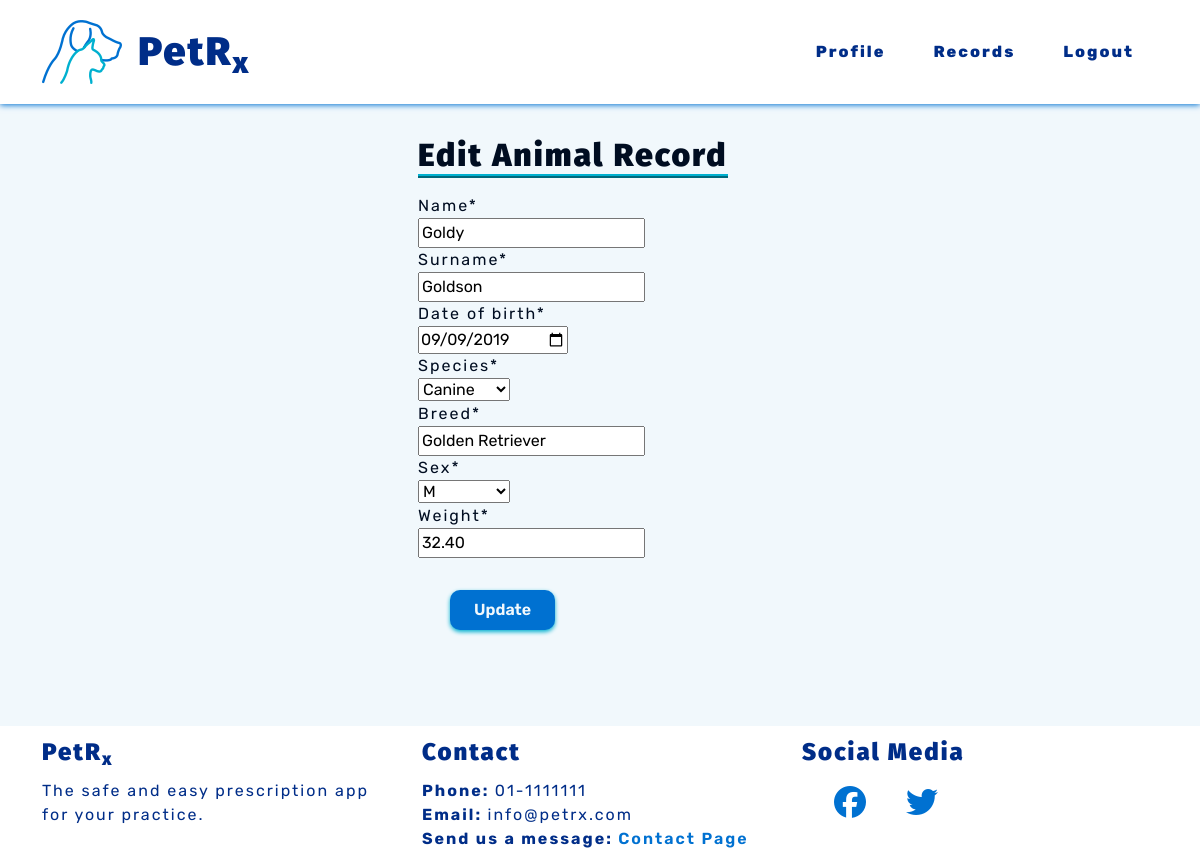
The page /records/edit-animal/1 (signed in) on the database as committed earlier.
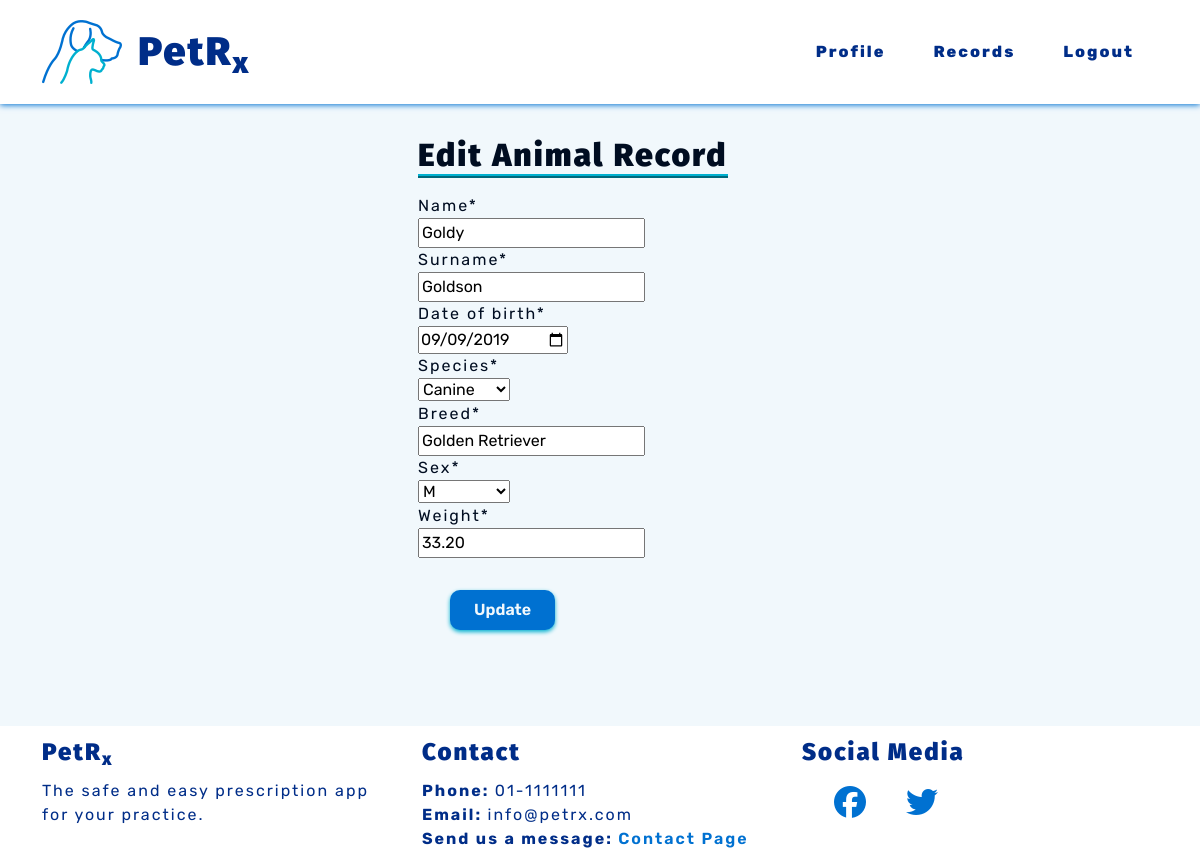
The same page on the database as committed later.
### records/models.py (models this page shows, shortened)
class Record(models.Model):
    name = models.CharField(max_length=50)
    surname = models.CharField(max_length=50)
    date_of_birth = models.DateField()
    species = models.CharField(choices=SPECIES, max_length=10)
    breed = models.CharField(max_length=50)
    sex = models.CharField(choices=SEX, max_length=10)
    weight = models.DecimalField(max_digits=5, decimal_places=2)
    note = models.CharField(max_length=300, blank=True)
    class Meta:
        ordering = ['surname']
        unique_together = [
            'name',
            'surname',
            'date_of_birth',
            'species',
            'sex']

### petrx/decorators.py (the view)
    def wrapper(request, *args, **kwargs):
        if request.user.is_authenticated:
            if request.user.is_active:
                return function(request, *args, **kwargs)
            else:
                return render(request, 'vetprofiles/restricted.html')
        else:
            return redirect('vetprofiles:login')

### records/forms.py
class RecordForm(forms.ModelForm):
    class Meta:
        model = Record
        fields = [
            'name',
            'surname',
            'date_of_birth',
            'species',
            'breed',
            'sex',
            'weight']
        widgets = {
            'date_of_birth': DateInput(),
        }
        error_messages = {
            NON_FIELD_ERRORS: {
                'unique_together': "A record already exists with the same %(field_labels)s.",  # noqa
            }}

### records/views.py (called while the page is built)
@vet_login_and_active
def edit_animal(request, animal_id):
    record = Record.objects.get(id=animal_id)
    form = RecordForm(request.POST or None, instance=record)
    if form.is_valid():
        form.save()
        return redirect('records:animal_profile', animal_id=animal_id)
    else:
        form = RecordForm(request.POST or None, instance=record)
    context = {
        'record': record,
        'edit_form': form
    }
    return render(request, 'records/edit_animal.html', context)

### records/templates/records/edit_animal.html (shortened to what this page needs)
{% extends 'base.html' %}
{% block content %}
{% load crispy_forms_tags %}
<div class="container-md d-flex justify-content-center">
    <div class="col-md-4">
        <h2 class="subheadings">Edit Animal Record</h2>
        <form method="POST">
            {{ edit_form|crispy }}
            <button class="pet-btns" type="submit">Update</button>
        </form>
    </div>
</div>
{% endblock %}

Rows that differ between the two databases and show on the page:
changed Record "Goldy": weight "32.40" → "33.20"
